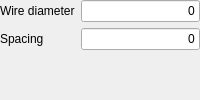
                 <widget class="QWidget" name="pagePorousScreen">
                  <layout class="QFormLayout" name="horzLayout_5">
                   <property name="fieldGrowthPolicy">
                    <enum>QFormLayout::AllNonFixedFieldsGrow</enum>
                   </property>
                   <property name="leftMargin">
                    <number>0</number>
                   </property>
                   <property name="topMargin">
                    <number>0</number>
                   </property>
                   <property name="rightMargin">
                    <number>0</number>
                   </property>
                   <property name="bottomMargin">
                    <number>0</number>
                   </property>
                   <item row="0" column="0">
                    <widget class="QLabel" name="label_4">
                     <property name="text">
                      <string>Wire diameter</string>
                     </property>
                    </widget>
                   </item>
                   <item row="0" column="1">
                    <widget class="Gui::InputField" name="inputWireDiameter">
                     <property name="sizePolicy">
                      <sizepolicy hsizetype="Preferred" vsizetype="Fixed">
                       <horstretch>0</horstretch>
                       <verstretch>0</verstretch>
                      </sizepolicy>
                     </property>
                     <property name="text">
                      <string notr="true">0</string>
                     </property>
                     <property name="alignment">
                      <set>Qt::AlignRight|Qt::AlignTrailing|Qt::AlignVCenter</set>
                     </property>
                     <property name="singleStep" stdset="0">
                      <double>0.100000000000000</double>
                     </property>
                     <property name="minimum" stdset="0">
                      <double>0.100000000000000</double>
                     </property>
                     <property name="unit" stdset="0">
                      <string notr="true">mm</string>
                     </property>
                     <property name="format" stdset="0">
                      <number>0</number>
                     </property>
                    </widget>
                   </item>
                   <item row="1" column="0">
                    <widget class="QLabel" name="label_4">
                     <property name="text">
                      <string>Spacing</string>
                     </property>
                     <property name="wordWrap">
                      <bool>false</bool>
                     </property>
                    </widget>
                   </item>
                   <item row="1" column="1">
                    <widget class="Gui::InputField" name="inputSpacing">
                     <property name="sizePolicy">
                      <sizepolicy hsizetype="Preferred" vsizetype="Fixed">
                       <horstretch>0</horstretch>
                       <verstretch>0</verstretch>
                      </sizepolicy>
                     </property>
                     <property name="text">
                      <string notr="true">0</string>
                     </property>
                     <property name="alignment">
                      <set>Qt::AlignRight|Qt::AlignTrailing|Qt::AlignVCenter</set>
                     </property>
                     <property name="singleStep" stdset="0">
                      <double>1.000000000000000</double>
                     </property>
                     <property name="minimum" stdset="0">
                      <double>0.000000000000000</double>
                     </property>
                     <property name="unit" stdset="0">
                      <string notr="true">mm</string>
                     </property>
                     <property name="format" stdset="0">
                      <number>0</number>
                     </property>
                    </widget>
                   </item>
                  </layout>
                 </widget>
